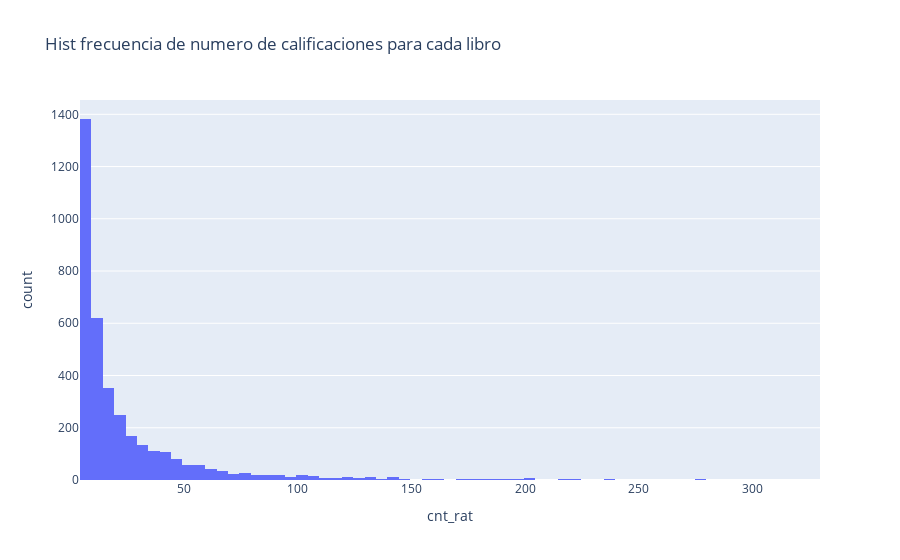

Notebook cell for this chart:
### Code cell
# Se realiza el histograma de frecuencia del número de calificaciones por película con filtro
fig  = px.histogram(rating_movies2, x= 'cnt_rat', title= 'Hist frecuencia de numero de calificaciones para cada libro')
fig.show()

### Figure 1 — Plotly figure (JSON) as saved in the notebook; plotly's stock layout.template omitted (floating-point values rounded to 4 significant figures; data arrays with more than 128 entries replaced by an {"elided": "..."} marker saying what was removed)
{"data": [{"alignmentgroup": "True", "bingroup": "x", "hovertemplate": "cnt_rat=%{x}<br>count=%{y}<extra></extra>", "legendgroup": "", "marker": {"color": "#636efa", "pattern": {"shape": ""}}, "name": "", "offsetgroup": "", "orientation": "v", "showlegend": false, "type": "histogram", "x": {"elided": "3651 int values"}, "xaxis": "x", "yaxis": "y"}], "layout": {"barmode": "relative", "legend": {"tracegroupgap": 0}, "title": {"text": "Hist frecuencia de numero de calificaciones para cada libro"}, "xaxis": {"anchor": "y", "domain": [0, 1], "title": {"text": "cnt_rat"}}, "yaxis": {"anchor": "x", "domain": [0, 1], "title": {"text": "count"}}}}
